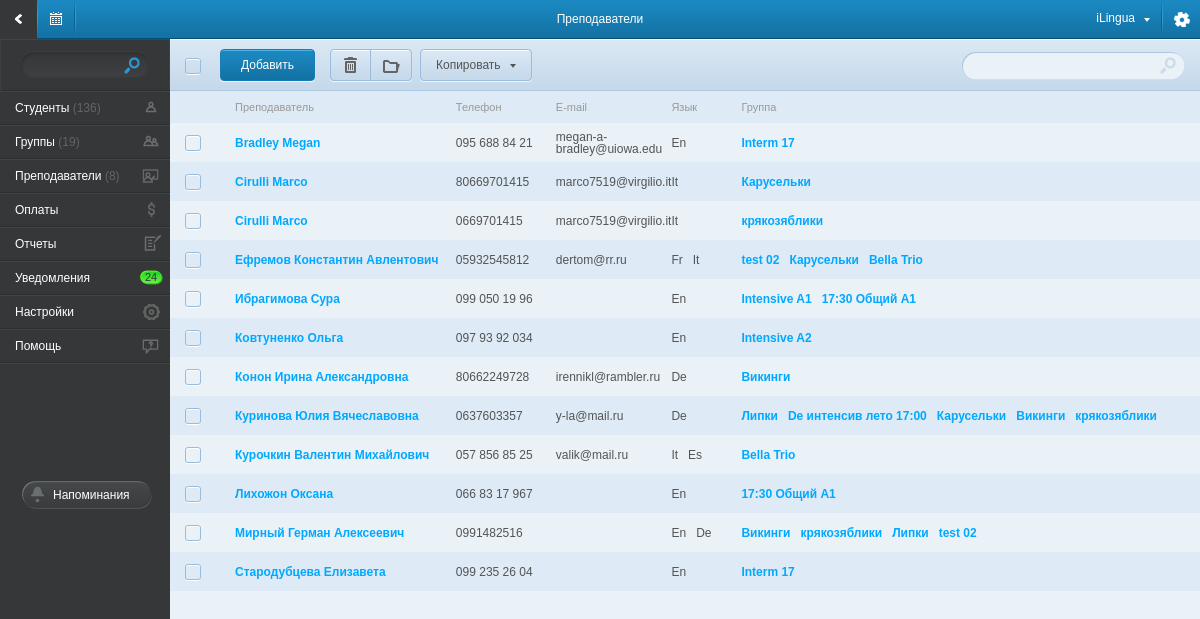
The page /teachers/ on the database as committed earlier.
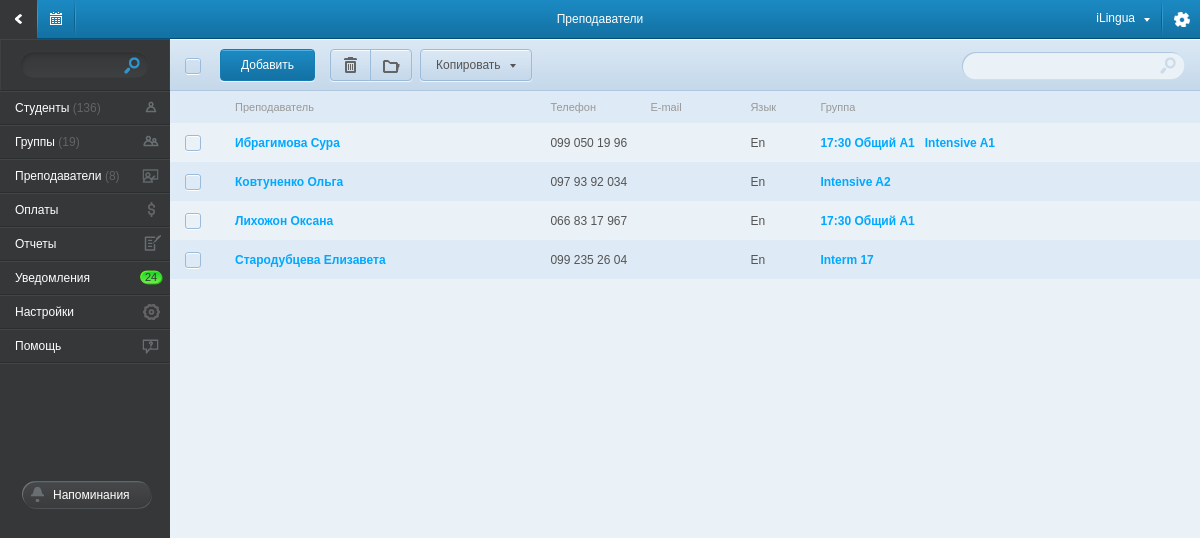
The same page on the database as committed later.
### tables this page shows
CREATE TABLE IF NOT EXISTS `users` (
  `id` mediumint(8) unsigned NOT NULL auto_increment,
  `ip_address` int(10) unsigned NOT NULL,
  `username` varchar(100) NOT NULL,
  `password` varchar(40) NOT NULL,
  `salt` varchar(40) default NULL,
  `email` varchar(100) NOT NULL,
  `activation_code` varchar(40) default NULL,
  `forgotten_password_code` varchar(40) default NULL,
  `remember_code` varchar(40) default NULL,
  `created_on` int(11) unsigned NOT NULL,
  `last_login` int(11) unsigned default NULL,
  `active` tinyint(1) unsigned default NULL,
  `fio` varchar(255) default NULL,
  `fio_name` varchar(100) NOT NULL,
  `fio_sname` varchar(100) NOT NULL,
  `fio_mname` varchar(100) NOT NULL,
  `name` varchar(150) NOT NULL default 'Антон',
  `company` varchar(100) default NULL,
  `phone` varchar(20) default NULL,
  `address` varchar(200) NOT NULL,
  `comment` varchar(255) NOT NULL,
  PRIMARY KEY  (`id`)
);

### application/controllers/main.php (called while the page is built, shortened)
<?php if ( ! defined('BASEPATH')) exit('No direct script access allowed');
class main extends CI_Controller{
    function __construct() {
        $this->load->database();
        $this->load->model('list_model',    'list');
        $this->load->model('student_model', 'student');
        $this->load->model('group_model',   'group');
        $this->load->model('payment_model', 'payment');
        $this->load->model('teacher_model', 'teacher');
        $this->load->model('schedule_model','schedule');
        $this->load->helper('valid_data');
        $this->load->helper('date_convert');
        $this->load->helper('student');
        $this->load->helper('other');
    }
    function teachers(){
        $tch_data['teachers_list'] = $this->teacher->get_teachers();
        $main_data_ar['title']          = 'Преподаватели';
        $main_data_ar['left_menu']      = $this->load->view('component/left_menu_view', '', TRUE);
        $main_data_ar['right_content']  = $this->load->view('page/teachers_view', $tch_data, TRUE);
        $this->load->view('main_view', $main_data_ar );
    }
}

### index.php (called while the page is built, shortened)
<?php
require_once BASEPATH.'core/CodeIgniter.php';

### application/models/teacher_model.php (called while the page is built, shortened)
<?php if ( ! defined('BASEPATH')) exit('No direct script access allowed');
class teacher_model extends CI_Model{
    function get_teachers(){
        $query = $this->db->query(" SELECT
                                        users.id, users.fio, users.email, users.phone,
                                        lang.short_name AS 'lang_name', lang.id AS 'lang_id',
                                        school_groups.id AS 'group_id', school_groups.name AS 'group_name'
                                    FROM `users`, `groups`, `users_groups`, `lang`, `teacher_lang`, `school_groups`, `school_groups_users`
                                    WHERE
                                        groups.name             = 'teachers'
                                        AND
                                        users_groups.group_id   = groups.id
                                        AND
                                        users_groups.user_id    = users.id
                                        AND
                                        lang.id                 = teacher_lang.lang_id
                                        AND
                                        teacher_lang.user_id    = users.id
                                        AND
                                        school_groups.id        = school_groups_users.school_groups_id
                                        AND
                                        school_groups_users.users_id = users.id
                                     ORDER BY users.fio ASC
                                  ");
        $result_ar = array();
        foreach( $query->result_array() as $row ){
            foreach( $row as $key => $val ){
                if( $key == 'lang_name')
                    $result_ar[$row['id']][$key][$row['lang_id']] = $val;
                elseif( $key == 'group_name' ){
                    $result_ar[$row['id']][$key][$row['group_id']] = $val;
                }
                else
                    $result_ar[$row['id']][$key] = $val;
            }
        }
        return $result_ar;
    }
}

### application/views/page/teachers_view.php (the view, shortened to what this page needs)
<div id="right_content">
    <div id="content_top_block">
        <div id="group_top_block">
            <div id="check_all_block">
            </div>
            <a href="/add_teacher/" class="top_left_btn_action" style="left:50px;">Добавить</a>
            <a href="#" class="top_left_btn top_left_btn_left top_left_btn_del"        style="left:160px;"
               onclick="del_stud_teach('delete', 'teachers')">
                <div></div>
            </a>
            <a href="#" class="top_left_btn top_left_btn_right top_left_btn_catalog"   style="left:200px;"
               onclick="del_stud_teach('arhive', 'teachers')">
                <div></div>
            </a>
            <a href="javascript:void(0)" class="top_left_btn top_left_btn_list show_slide_list" style="left:250px; width: 95px; position:relative;">
                <div>Копировать</div>
            </a>
            <div class="filter_group_top">
                <input type="text" name="group_filter" id="group_filter" class="jq_tch_search"/>
            </div>
        </div>
    </div>
    <table class="group_tbl student_tdl">
        <tr class="group_first_tr">
            <td style="width: 35px;"></td>
            <td style="width: 30px;"></td>
            <td>Преподаватель</td>
            <td style="width: 100px;">Телефон</td>
            <td style="width: 100px;">E-mail</td>
            <td style="width: 70px;">Язык</td>
            <td>Группа</td>
        </tr>
        <?
        if ($teachers_list != NULL):
            foreach ($teachers_list as $teacher_ar):
                ?>
        <tr class="jq_teacher_str">
                    <td>
                    </td>
                    <td></td>
                    <td><a href="/teacher_cart/<?= $teacher_ar['id'] ?>/"><?= $teacher_ar['fio'] ?></a></td>
                    <td><?= $teacher_ar['phone'] ?></td>
                    <td><?= $teacher_ar['email'] ?></td>
                    <td>
                        <?
                            if (isset($teacher_ar['lang_name'])) {
                                foreach ($teacher_ar['lang_name'] as $lang_name) {
                                    echo $lang_name . '&nbsp;&nbsp;&nbsp;';
                                }
                            }
                        ?>
                    </td>
                    <td>
                        <?
                            if (isset($teacher_ar['group_name'])):
                                foreach ($teacher_ar['group_name'] as $key => $group_name):
                                    if($group_name != 'Индивидуал'):
                        ?>
                        <a href="/group_cart/<?=$key?>/" title="<?=$group_name?>"><?=$group_name?></a>&nbsp;&nbsp;
                        <?
                                    endif;
                                endforeach;
                            endif;
                        ?>
                    </td>
                </tr>
                <?
            endforeach;
        else:
            ?>
            <tr>
                <td colspan="8" style="text-align: center;"> В данной категории нет записей </td>
            </tr>
        <? endif; ?>
    </table>
</div>

### application/views/component/left_menu_view.php (shortened to what this page needs)
<div id="left_menu">
    <div id="left_menu_relative">
        <div class="left_menu_width">
            <div id="left_menu_search">
                <form action="#" method="post">
                    <input type="text" name="search" />
                </form>
            </div>
            <a class="left_menu_btn" href="/students/" >
                Студенты
                <span>(136)</span>
                <span id="bg_left_menu_student" class="left_manu_img"></span>
            </a>
            <a class="left_menu_btn" href="/groups/" >
                Группы
                <span>(19)</span>
                <span id="bg_left_menu_groups" class="left_manu_img"></span>
            </a>
            <a class="left_menu_btn" href="/teachers/" >
                Преподаватели
                <span>(8)</span>
                <span id="bg_left_menu_teacher" class="left_manu_img"></span>
            </a>
            <a class="left_menu_btn" href="/payment/" >
                Оплаты
                <span id="bg_left_menu_pay" class="left_manu_img"></span>
            </a>
            <a class="left_menu_btn" href="" >
                Отчеты
                <span id="bg_left_menu_report" class="left_manu_img"></span>
            </a>
            <a class="left_menu_btn" href="" >
                Уведомления
                <span id="bg_left_menu_ticket" class="left_manu_img">24</span>
            </a>
            <a class="left_menu_btn" href="" >
                Настройки
                <span id="bg_left_menu_options" class="left_manu_img"></span>
            </a>
            <a class="left_menu_btn" href="" >
                Помощь
                <span id="bg_left_menu_help" class="left_manu_img"></span>
            </a>
            <a href="#" id="left_menu_memo_btn" >Напоминания</a>
        </div>
    </div>
</div>

### application/views/main_view.php (shortened to what this page needs)
<!DOCTYPE HTML PUBLIC "-//W3C//DTD HTML 4.01 Transitional//EN" "http://www.w3.org/TR/html4/loose.dtd">
<html>
    <head>
        <link rel="stylesheet" type="text/css" href="/css/reset.css" />
        <link rel="stylesheet" type="text/css" href="/css/ezmark.css" />
        <link rel="stylesheet" type="text/css" href="/css/chosen.css" />
        <link rel="stylesheet" type="text/css" href="/css/flick/jquery-ui-1.8.18.custom.css" />
        <link rel="stylesheet" type="text/css" href="/css/jquery.jscrollpane.css" />
        <link rel="stylesheet" type="text/css" href="/css/main.css" />
    </head>
    <body>
        <center>
            <div id="main">
                <div id="top_block">
                    <h1><? if( isset($title) ) echo $title?></h1>
                    <div id="top_option_btn"></div>
                    <div id="top_calendar_btn" onclick="document.location.href='/schedule/realy/'"></div>
                    <div id="top_back_btn"></div>
                    <div id="top_sitename_btn" class="show_slide_list">
                        iLingua
                    </div>
                </div>
                <div id="center">
                      <?=$left_menu?>
                    <?=$right_content?>
                </div>
            </div>
        </center>
    </body>
</html>

Rows that differ between the two databases and show on the page:
removed users: fio "Bradley Megan", phone "095 688 84 21", email "megan-a-bradley@uiowa.edu", lang_name "En", group_name "Interm 17"
removed users: fio "Cirulli Marco", phone "80669701415", email "marco7519@virgilio.it", lang_name "It", group_name "Карусельки"
removed users: fio "Cirulli Marco", phone "0669701415", email "marco7519@virgilio.it", lang_name "It", group_name "крякозяблики"
removed users: fio "Ефремов Константин Авлентович", phone "05932545812", email "dertom@rr.ru", lang_name "Fr", lang_name "It", group_name "test 02", group_name "Карусельки", group_name "Bella Trio"
removed users: fio "Конон Ирина Александровна", phone "80662249728", email "irennikl@rambler.ru", lang_name "De", group_name "Викинги"
removed users: fio "Куринова Юлия Вячеславовна", phone "0637603357", email "y-la@mail.ru", lang_name "De", group_name "Липки", group_name "De интенсив лето 17:00", group_name "Карусельки", group_name "Викинги", group_name "крякозяблики"
removed users: fio "Курочкин Валентин Михайлович", phone "057 856 85 25", email "valik@mail.ru", lang_name "It", lang_name "Es", group_name "Bella Trio"
removed users: fio "Мирный Герман Алексеевич", phone "0991482516", lang_name "En", lang_name "De", group_name "Викинги", group_name "крякозяблики", group_name "Липки", group_name "test 02"
